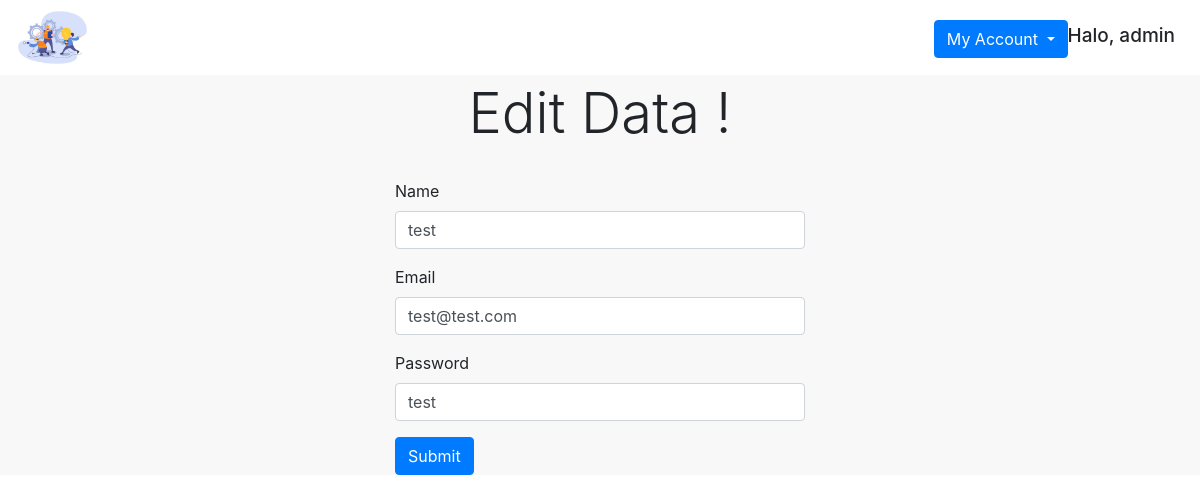
/edit_data_teknisi.php?id=1 (signed in), run on the app's committed database.
### tables this page shows
CREATE TABLE `data_technisian` (
  `id` int(10) NOT NULL,
  `nama` varchar(100) NOT NULL,
  `email` varchar(100) NOT NULL,
  `password` varchar(100) NOT NULL
);

### edit_data_teknisi.php (the view, shortened to what this page needs)
<?php
include("config.php");
?>
<?php
$id = $_GET['id'];
$result = mysqli_query($mysqli, "SELECT * FROM data_technisian WHERE id=$id");
$data = mysqli_fetch_assoc($result);
$nama = $data['nama'];
$email = $data['email'];
$password = $data['password'];
?>
<!DOCTYPE html>
<html>
<head>
    <link rel="stylesheet" href="https://cdn.jsdelivr.net/npm/bootstrap@4.5.3/dist/css/bootstrap.min.css"
>
    <link rel="stylesheet" type="text/css" href="style.css">
</head>
<body>
    <div class="top container-fluid fixed-top ">
        <img class="logo_navbar" src="gambar\logo.png">
        <div class="dropdown">
            <h5 class="halo">Halo, <?= $_SESSION['nama']; ?></h5>
            <a class="btn btn-primary dropdown-toggle" href="#" role="button" id="dropdownMenuLink"
                data-toggle="dropdown" aria-haspopup="true" aria-expanded="false">
                My Account
            </a>
        </div>
    </div>
    <div class="isi_body">
        <h1 style="text-align: center;" class="display-4"> Edit Data !</h1>
        <div class="container">
            <br>
            <form method="post" action="" style=" margin-left: 350px; margin-right: 350px;">
                <div class="form-group">
                    <label for="nama">Name</label>
                    <input type="text" class="form-control" name="nama" value=<?php echo $nama; ?>>
                </div>
                <div class="form-group">
                    <label for="email">Email</label>
                    <input type="email" class="form-control" name="email" value=<?php echo $email; ?>>
                </div>
                <div class="form-group">
                    <label for="password">Password</label>
                    <input type="text" class="form-control" name="password" value=<?php echo $password; ?>>
                </div>
                <button type="Submit" class="btn btn-primary" name="update" value="Update">Submit</button>
            </form>
        </div>
    </div>
</body>
</html>

### style.css (style rules this page uses)
.top { background-color:white; }
.dropdown { float: right; margin-top: 20px; }
.halo { float: right; margin-top: 5px; padding-right: 10px; text-align: right; font-size: 19px; }
.logo_navbar { width: 75px; height: 75px; }
.isi_body { background-color:#F8F8F8; margin-top: 60px; padding-top: 20px; }

### data on the page
data_technisian: nama "test", email "test@test.com", password "test"

### other printed values
$_SESSION['nama'] "admin"
